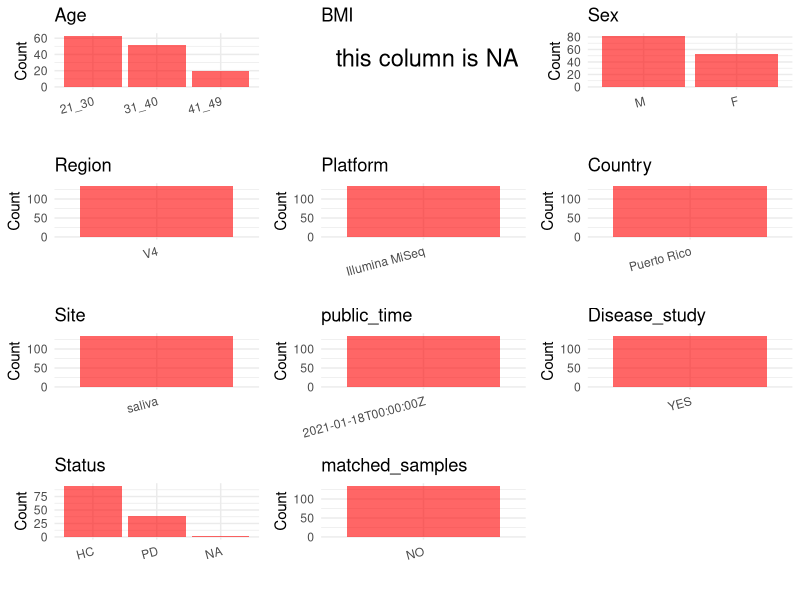

This figure's R source:
## ---- chunk 1
# Load necessary libraries
library(dplyr)
library(ggplot2)
library(cowplot)

# Set working directory (update this path to your local directory)
setwd("E:/bioproject/PRJEB42371")

# Read the initial metadata files
initial_meta <- read.csv("SraRunTable.csv", header = T) 

# Remove entries non-oral samples
initial_meta <- initial_meta %>%
  filter(target_gene..exp. != "ITS",
         env_material != "sterile water")

# Display the first few rows of the metadata
head(initial_meta)
## ---- chunk 2
# Create a uniform metadata dataframe
metadata <- data.frame(
  BioProject = initial_meta$BioProject,
  Run = initial_meta$Run,
  sample_name = initial_meta$host_subject_id,
  Age = initial_meta$age_category, 
  BMI = NA,  
  Sex = initial_meta$sex,
  Region = initial_meta$target_subfragment..exp.,
  Platform = initial_meta$Instrument,
  Country = initial_meta$COUNTRY,
  Site = initial_meta$env_material,
  public_time = initial_meta$ReleaseDate,
  Status = initial_meta$perio_4_categories,
  stringsAsFactors = FALSE
)

# Use abbreviations to indicate gender
metadata <- metadata %>%
  mutate(Sex = recode(Sex, "female" = "F", "male" = "M"))
## ---- chunk 3
# Add information obtained from the publication
metadata$PCR_primers <- "F:5'-GTGYCAGCMGCCGCGGTAA-3'; R:5'-GGACTACNVGGGTWTCTAAT-3'"
metadata$title <- "Ecological competition in the oral mycobiome of Hispanic adults living in Puerto Rico associates with periodontitis"
metadata$Disease_study <- "YES"
# Assign disease status based on sample_name patterns
metadata <- metadata %>%
  mutate(
    Status = case_when(
      Status %in% c("moderate", "mild", "severe") ~ "PD",
      Status == "no" ~ "HC",
      Status == "" ~ NA_character_,
      TRUE ~ Status
    )
  )

#extract subject id by remove prefix of sample_name
metadata$sample_name <- gsub("O", "", metadata$sample_name)

# Check initial data distribution
cat("Initial sample distribution:\n")
table(metadata$sample_name)
table(metadata$Site)

# Calculate sampling frequency per subject
sample_counts <- table(metadata$sample_name)
cat("\nNumber of samples per subject:\n")
print(sample_counts)

# Create matched_samples column
metadata$matched_samples <- ifelse(metadata$sample_name %in% names(sample_counts[sample_counts >= 2]), "YES", "NO")

cat("\nMatched samples distribution:\n")
table(metadata$matched_samples)

# Identify samples for removal: single samples excluding saliva and tongue coat
single_samples <- names(sample_counts[sample_counts == 1])
samples_to_remove <- metadata$sample_name %in% single_samples & 
                     !(metadata$Site %in% c("saliva", "tongue coat"))

cat("\nNumber of samples to be removed:", sum(samples_to_remove), "\n")

# Remove identified samples
metadata_clean <- metadata[!samples_to_remove, ]

cat("\nFinal sample distribution after cleaning:\n")
table(metadata_clean$sample_name)
table(metadata_clean$Site)
table(metadata_clean$matched_samples)

# Use cleaned dataset for subsequent analysis
metadata <- metadata_clean
## ---- chunk 4
# Check the number of unique runs and sample names
print(paste("Number of unique runs:", length(unique(metadata$Run))))
print(paste("Number of unique sample names:", length(unique(metadata$sample_name))))
## ---- chunk 5
# Select columns for visualization
plot_data <- metadata %>%
  select(-BioProject, -Run, -sample_name, -title)

# Function to create simple plots for each column
create_simple_plots <- function(data) {
  plots <- list()
  
  for (col in colnames(data)) {
    # Check if the column is all NA
    if (all(is.na(data[[col]]))) {
      # Create an empty plot with text indicating all NA
      p <- ggplot() +
        annotate("text", x = 0.5, y = 0.5, label = "this column is NA", size = 6) +
        labs(title = col) +
        theme_void()
    } else if (is.numeric(data[[col]])) {
      # Numeric variable: histogram
      p <- ggplot(data, aes(x = .data[[col]])) +
        geom_histogram(fill = "blue", alpha = 0.6, bins = 20, na.rm = TRUE) +
        labs(title = col) +
        theme_minimal()
    } else {
      # Categorical variable: bar plot (remove NA values)
      count_data <- as.data.frame(table(data[[col]], useNA = "ifany"))
      p <- ggplot(count_data, aes(x = reorder(Var1, -Freq), y = Freq)) +
        geom_col(fill = "red", alpha = 0.6) +
        labs(title = col, x = NULL, y = "Count") +
        theme_minimal() +
        theme(axis.text.x = element_text(angle = 15, hjust = 1))
    }
    plots[[col]] <- p
  }
  
  return(plots)
}

# Generate and arrange plots
plots <- create_simple_plots(plot_data)
p<-plot_grid(plots$Age, 
          plots$BMI, 
          plots$Sex, 
          plots$Region, 
          plots$Platform, 
          plots$Country, 
          plots$Site,
          plots$public_time, 
          plots$Disease_study,
          plots$Status,
          plots$matched_samples,# add 
          ncol = 3, align = "hv", axis = "lb")
ggsave("Metadata_Summary.png", plot = p, width = 8, height = 6, dpi = 150)
## ---- chunk 6
# Reorder columns to match the desired format
metadata <- metadata[, c(
  "BioProject", "Run", "sample_name", "Age", "BMI", "Sex", 
  "Region", "Platform", "Country", "Site", "public_time", 
  "PCR_primers", "title", "Disease_study", "Status", "matched_samples"
)]

# Export the uniform metadata to a CSV file
write.csv(metadata, file = "metadata.csv", quote = FALSE)
